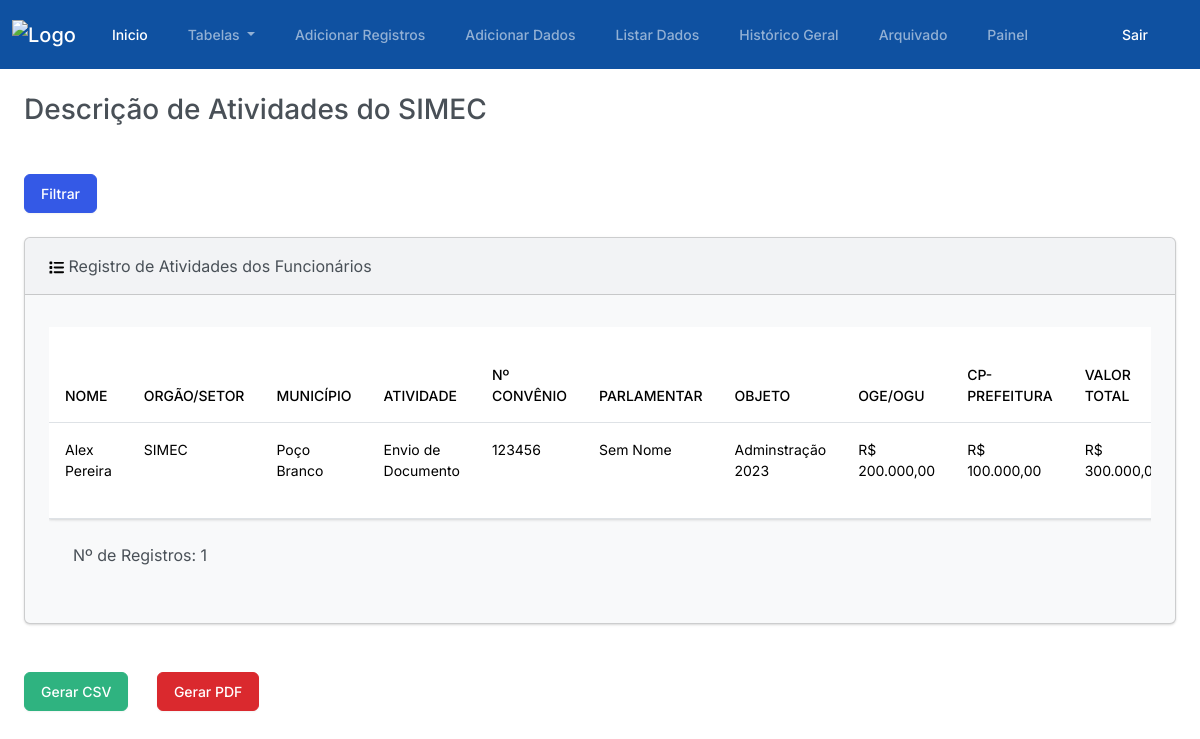
/tabela_simec/ (signed in), run on the app's committed database.
### plataforma/models.py (models this page shows, shortened)
class RegistroFuncionarios(models.Model):
    class Meta:
        verbose_name_plural = "Registros da Tabela Geral"
    nome = models.ForeignKey(Nome, on_delete=models.CASCADE)
    orgao_setor = models.ForeignKey(Setor, on_delete=models.CASCADE)
    municipio = models.ForeignKey(Municipio, on_delete=models.CASCADE)
    atividade = models.ForeignKey(Atividade, on_delete=models.CASCADE)
    num_convenio = models.CharField(max_length=255)
    parlamentar = models.CharField(max_length=255)
    objeto = models.CharField(max_length=255)
    oge_ogu = models.DecimalField(max_digits=10, decimal_places=2)
    cp_prefeitura = models.DecimalField(max_digits=10, decimal_places=2)
    valor_liberado = models.DecimalField(max_digits=10, decimal_places=2, default=0)
    prazo_vigencia = models.DateField()
    situacao = models.CharField(max_length=255)
    providencia = models.CharField(max_length=255)
    status = models.CharField(max_length=20, choices=Status.choices, default=Status.NAO_INICIADO)
    data_recepcao = models.DateField()
    data_inicio = models.DateField(null=True, blank=True)
    documento_pendente = models.BooleanField(default=False)
    documento_cancelado = models.BooleanField(default=False)
    data_fim = models.DateField(null=True, blank=True)
    duracao_dias_uteis = models.IntegerField(default=0)
    def calcular_valores(self):
        valor_total = Decimal(str(self.oge_ogu)) + Decimal(str(self.cp_prefeitura))
        falta_liberar = Decimal(str(self.oge_ogu)) - Decimal(str(self.valor_liberado))
        return valor_total, falta_liberar
    def exibir_modal_prazo_vigencia(self):
        hoje = timezone.now().date()
        prazo_vigencia = self.prazo_vigencia
        dias_restantes = (prazo_vigencia - hoje).days
        return dias_restantes <= 30, dias_restantes
    def dia_trabalho_total(self):
        if not self.data_inicio or not self.data_fim:
            return 0

class Nome(models.Model):
    nome = models.CharField(max_length=255)

class Setor(models.Model):
    orgao_setor = models.CharField(max_length=255)

class Municipio(models.Model):
    municipio = models.CharField(max_length=255)

class Atividade(models.Model):
    atividade = models.CharField(max_length=255)

### plataforma/views.py (the view)
# urls.py: path('tabela_simec/', views.tabela_simec, name='tabela_simec'),
def tabela_simec(request):
    registros = RegistroFuncionarios.objects.filter(orgao_setor__orgao_setor='SIMEC')
    nomes = Nome.objects.all()
    municipios = Municipio.objects.all()
    context = {
        'nomes': nomes,
        'municipios': municipios,
        'registros': registros,
    }
    return render(request, 'tabela_simec.html', context)

### plataforma/templatetags/custom_filters.py (called while the page is built)
@register.filter(name='format_currency')
def format_currency(value):
    try:
        numeric_value = float(value)
        formatted_value = '{:,.2f}'.format(numeric_value)
        formatted_value = 'R$ ' + formatted_value.replace(',', 'v').replace('.', ',').replace('v', '.')
        return formatted_value
    except ValueError:
        return value

@register.filter(name='formatar_data')
def formatar_data(value):
    if isinstance(value, date):
        return value.strftime('%d/%m/%Y')
    else:
        data_obj = datetime.strptime(value, '%d de %B de %Y')
        return data_obj.strftime('%d/%m/%Y')

### plataforma/templates/tabela_simec.html (shortened to what this page needs)
{% extends "base.html" %}
{% load static %}
{% load humanize %}
{% load custom_filters %}
{% block container %}
  <h3 class="m-4">Descrição de Atividades do SIMEC</h3>
  <button type="button" class="btn btn-primary m-4" data-bs-toggle="modal" data-bs-target="#filtroModal">
    Filtrar
  </button>
  <div class="row">
    <div class="col-12">
      <div class="card bg-light ms-4 me-4 mb-4">
        <div class="card-header">
          Registro de Atividades dos Funcionários
        </div>
        <div class="card-body">
          <p class="card-text">
            <div class="table-container table-responsive">
              <table class='table table-hover'>
                <thead class="thead-fixed sticky-top">
                  <tr>
                    <th scope="col-fixed">NOME</th>
                    <th scope="col-fixed">ORGÃO/SETOR</th>
                    <th scope="col-fixed">MUNICÍPIO</th>
                    <th scope="col-fixed">ATIVIDADE</th>
                    <th scope="col-fixed">Nº CONVÊNIO</th>
                    <th scope="col-fixed">PARLAMENTAR</th>
                    <th scope="col-fixed">OBJETO</th>
                    <th scope="col-fixed">OGE/OGU</th>
                    <th scope="col-fixed">CP-PREFEITURA</th>
                    <th scope="col-fixed">VALOR TOTAL</th>
                  </tr>
                </thead>
                <tbody>
                  {% for registro in registros %}
                    <tr>
                      <td>{{ registro.nome.nome }}</td>
                      <td>{{ registro.orgao_setor.orgao_setor }}</td>
                      <td>{{ registro.municipio.municipio }}</td>
                      <td>{{ registro.atividade.atividade }}</td>
                      <td>{{ registro.num_convenio }}</td>
                      <td>{{ registro.parlamentar }}</td>
                      <td>{{ registro.objeto }}</td>
                      <td>{{ registro.oge_ogu|format_currency }}</td>
                      <td>{{ registro.cp_prefeitura|format_currency }}</td>
                      <td>{{ registro.calcular_valores.0|format_currency }}</td>
                    </tr>
                  {% endfor %}
                </tbody>
              </table>
              {% if registros %}
                <p class="m-4">Nº de Registros: {{ registros.count }}</p>
              {% else %}
                <p>registros está vazio ou não está sendo passado corretamente.</p>
              {% endif %}
            </div>
          </p>
        </div>
      </div>
      <a class="btn btn-success m-4" href="#" id="btnGerarCSV">Gerar CSV</a>
      <a class="btn btn-danger" href="{% url 'gerar_pdf_tabela_simec' %}">Gerar PDF</a>
    </div>
  </div>
{% endblock container %}

### plataforma/templates/tabela_simec.html (style rules this page uses)
.table-container { overflow: auto; max-height: 650px; }
.thead-fixed th { position: sticky; top: 0; background-color: #fff; z-index: 1; }

### data on the page
RegistroFuncionarios: nome.nome "Alex Pereira", orgao_setor.orgao_setor "SIMEC", municipio.municipio "Poço Branco", atividade.atividade "Envio de Documento", num_convenio "123456", parlamentar "Sem Nome", objeto "Adminstração 2023", oge_ogu "R$ 200.000,00", cp_prefeitura "R$ 100.000,00", calcular_valores.0 "R$…"

### other printed values
{{ registros.count }} "1"
